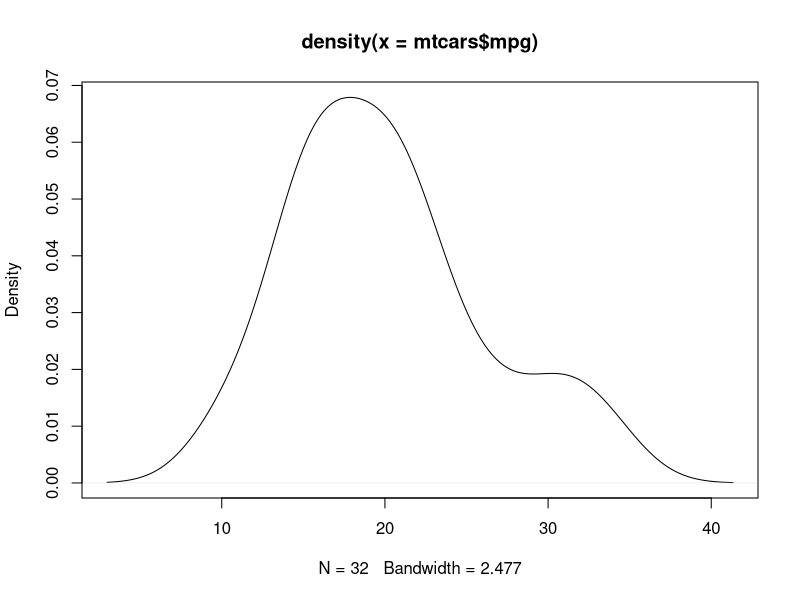
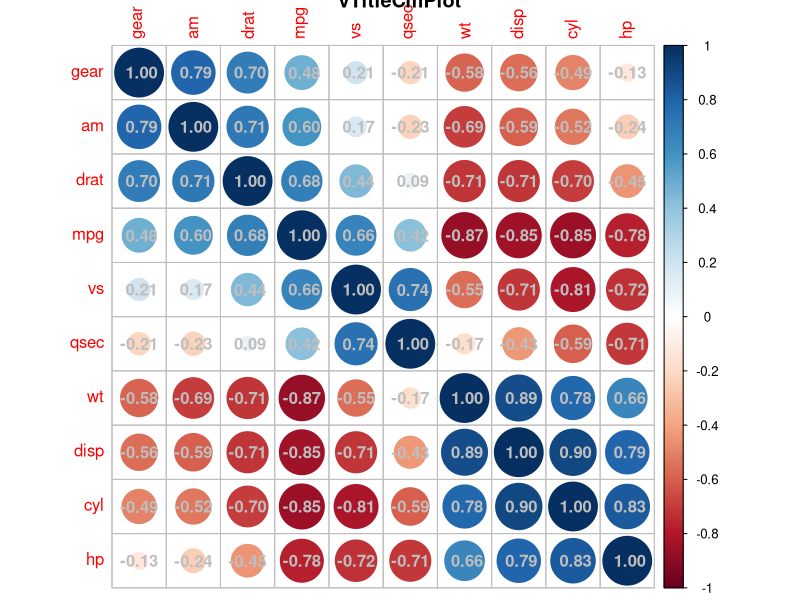
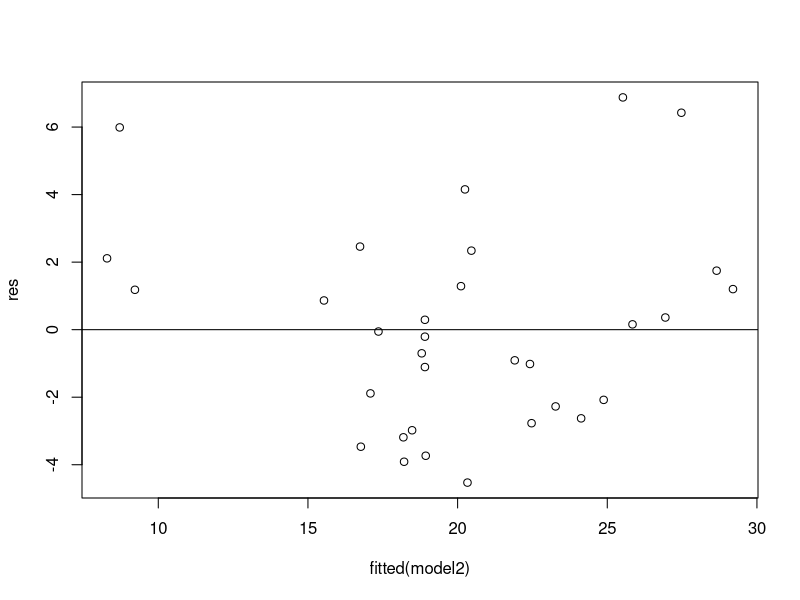
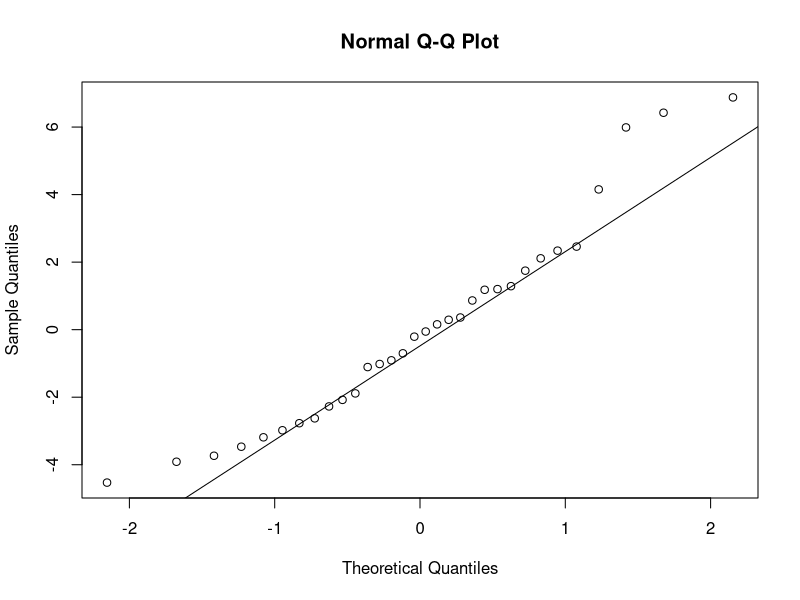
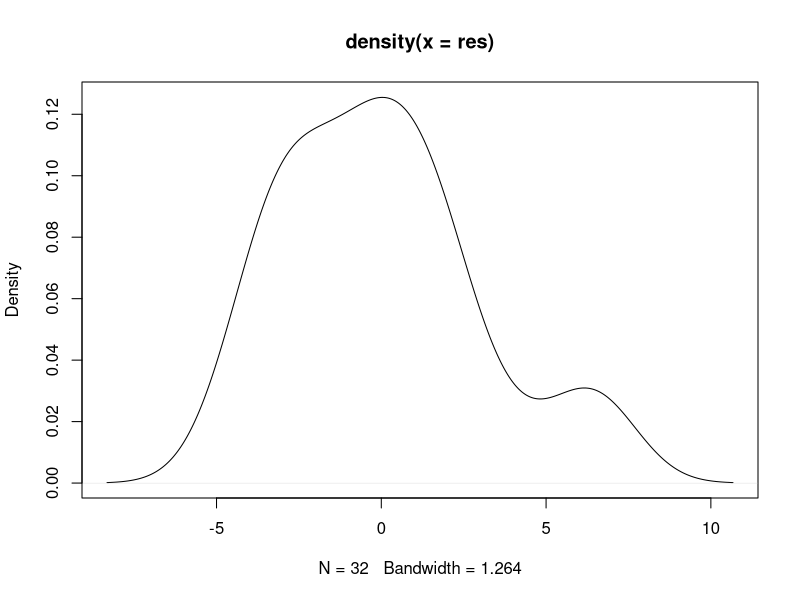

Write the R code that produced these figures, in order.
## ---- chunk 1
#laden van packages
packages <- c("dplyr","corrplot","ggplot2","tidyverse","stats","modelr","zoo","tsibble","car", "EnvStats")
sapply(packages, require, character.only=TRUE, quietly=TRUE)
## ---- chunk 2
knitr::opts_chunk$set(echo = TRUE)
## ---- chunk 3
# read the mtcars-dataset
library(datasets)
data(mtcars)

# summary and structure of the cars-dataset
summary(mtcars)
str(mtcars)
## ---- chunk 4
plot(density(mtcars$mpg))
## ---- chunk 5
cm<-cor(mtcars[1:10])
corrplot(cm, order = "AOE",method = "circle",addCoef.col = "gray" , insig = "p-value", title = "vTitleCmPlot")
## ---- chunk 6
model1 <- lm(mpg ~ am, data=mtcars)
model2 <- lm(mpg ~ am + wt, data=mtcars)
model3 <- lm(mpg ~ am + wt + hp, data=mtcars)
          
summary(model1)
summary(model2)
summary(model3)
anova(model1,model2,model3)
shapiro.test(resid(model2))
mean(resid(model2))

res<-resid(model2)
round(sum(resid(model2)),5)
vif(model2)

#produce residual vs. fitted plot
plot(fitted(model2), res)

#add a horizontal line at 0 
abline(0,0)

#create Q-Q plot for residuals
qqnorm(res)

#add a straight diagonal line to the plot
qqline(res)

#Create density plot of residuals
plot(density(res))
